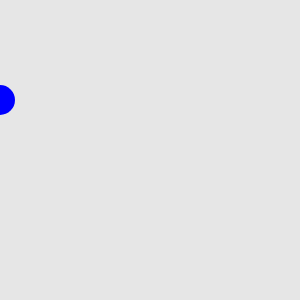
Frame 1 (no input)
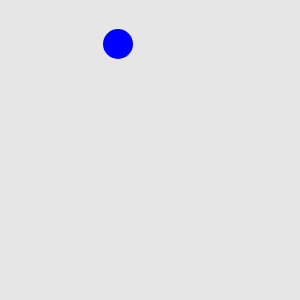
Frame 60 (no input)
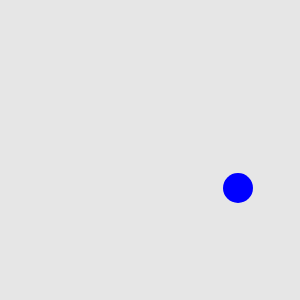
Frame 120 (the mouse pressed at the canvas centre since frame 60)

The p5.js sketch that drew these frames (run headless with seeded random() and noise() and a simulated clock; from frame 60 on, the mouse is pressed at the canvas centre):

// p5.js sketch
// ── sketch.js
var circleX = 0;
var circleY = 100;
var speedX = 2;
var speedY = 8;

function setup() {
  createCanvas(300, 300);
}

function draw() {
  background(230);
  noStroke ();
  fill(0, 0, 255);
  ellipse(circleX, circleY, 30, 30);

  if (circleX > width || circleX < 0) {
    speedX = speedX * -1;
  } else if (circleY > height || circleY < 0) {
    speedY = speedY * -1;
  }

  circleX = circleX + speedX;
  circleY = circleY + speedY;
}
